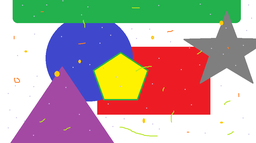
#> input picture ImageSegmentation/SampleImage.png, 256 x 143 px, shrunk from 932 x 520 before the run, found by its file name
$ python ToMATo_image_segmentation.py
#> lines starting #> are read from the running program, lines starting #| are printed output that depends on the picture
# Application of the ToMATo algorithm for image segmentation

import numpy as np
import matplotlib.pyplot as plt

# Image segmentation

img_rgb = plt.imread('SampleImage.png')
#> img_rgb is the input picture: shape (143, 256, 4) float32; mean R, G, B, A 0.709, 0.64, 0.635, 1

# Reducing the resolution
gap = 4
img_rgb_new = np.asarray([[[255*x for x in list(img_rgb[i,j,:])] for j in range(0,img_rgb.shape[1],gap)] for i in range(0,img_rgb.shape[0],gap)]).astype('uint8')
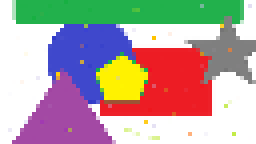
#> img_rgb_new: shape (36, 64, 4) (shown 4 times larger); mean R, G, B, A 180.1, 163.5, 161.7, 255

plt.title('RGB image')
plt.imshow(img_rgb)
plt.show()

plt.title('RGB image new')
plt.imshow(img_rgb_new)
plt.show()

# Converting to LUV
import cv2

img_luv = cv2.cvtColor(img_rgb_new, cv2.COLOR_RGB2Luv)
#> img_luv: shape (36, 64, 3); mean of channels 0, 1, 2 182.7, 108.6, 137.9
plt.title('LUV image')
plt.imshow(img_luv)
plt.show()

l, u, v = [], [], []
for i in range(0,img_luv.shape[0]):
    for j in np.arange(0,img_luv.shape[1]):
        l.append(img_luv[i,j,0])
        u.append(img_luv[i,j,1])
        v.append(img_luv[i,j,2])
#> after the loop, l = 2304 values, max 255 at index 0, min 85 at index 1622, mean 182.7; u = 2304 values, max 216 at index 1380, min 54 at index 993, mean 108.6; v = 2304 values, max 237 at index 1369, min 30 at index 725, mean 137.9

# Data

pts = np.vstack((l,u,v)).T
#> pts = 2304 rows, first 8: [255, 96, 136], [255, 96, 136], [255, 96, 136], [218, 77, 158], [162, 57, 194], [162, 57, 194], [162, 57, 194], [162, 57, 194]


# Finding the best parameters for density estimation

from sklearn.neighbors import KernelDensity
from sklearn.model_selection import GridSearchCV

bdws = np.linspace(0.1, 1, 10)
grid = GridSearchCV(KernelDensity(kernel='gaussian'), {'bandwidth': bdws}, cv=10)
grid.fit(pts)
bw = grid.best_params_['bandwidth']
kde = grid.best_estimator_

vec = np.exp(kde.score_samples(pts))
#> vec = 2304 values, max 0.0213 at index 0, min 2.76e-05 at index 114, mean 0.0106

# Estimated density function
plt.fill_between(np.arange(len(pts)), vec, alpha=0.5)
plt.show()
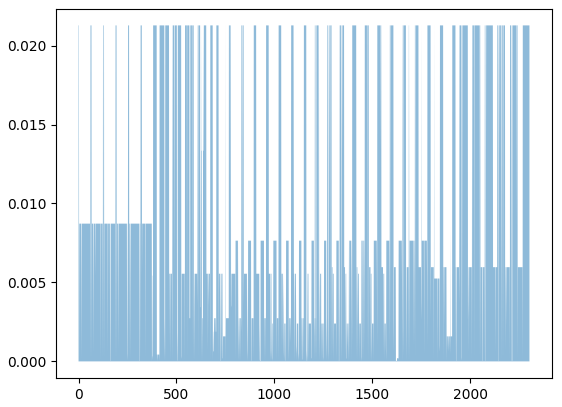
#> figure drawn by matplotlib, 1 panel


# Finding the best value for the radius parameter in the Rips graph

from sklearn.neighbors import KDTree

kdt = KDTree(pts, metric='euclidean')

rads = np.linspace(0, 100, 20)
# Average number of neighbors depending on the radius
cnbs = [np.mean([kdt.query_radius([pts[i]], rads[j], return_distance=False)[0].shape[0] for i in np.arange(pts.shape[0])]) for j in range(len(rads))]
plt.plot(rads, cnbs)
plt.title("Average number of neighbors vs. the radius")
plt.xlabel("Radius")
plt.ylabel("Average number of neighbors")
plt.show()
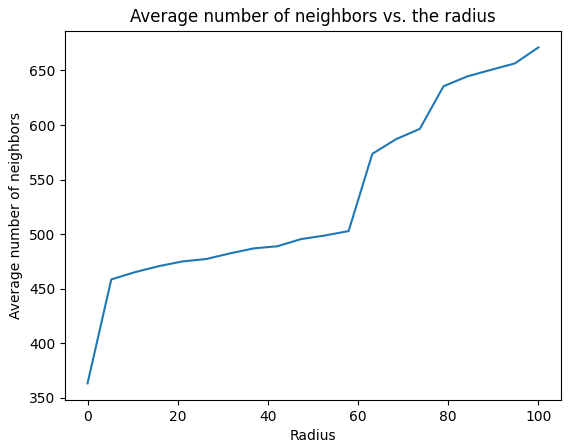
#> figure drawn by matplotlib, 1 panel; curve peaks at x = 100, y = 671.2

# Using the elbow method we use the value 0.6 as the best one
rad = 58


# Optimizing

# Sorted values of estimated density values and their indexes
ids = [i for (e,i) in sorted([(e,i) for i,e in enumerate(vec)])]
#> ids = 2304 values, max 2303 at index 2303, min 0 at index 1547, mean 1151.5
vecs = {i:e for (e,i) in sorted([(e,i) for i,e in enumerate(vec)])}
#> vecs = 2304 items

m = len(vec)
#> m = 2304
groups = {}           # Groups of points
ptso = []   # Points of the optimized set
veco = []   # Vec values of the optimized set
pts_idx = {}          # Point indexes
markedp = m*[False]   # Marked points
#> markedp = 2304 items, first 6: False, False, False, False, False, False

for i in reversed(range(m)):
    ix = ids[i]
    if markedp[ix] == False:
        markedp[ix] = True
        nbs = kdt.query_radius([pts[ix]], rad/20, return_distance = False)[0]
        for j in nbs:
            markedp[j] = True
        groups[ix] = [j for j in nbs]
        ptso.append(pts[ix])
        pts_idx[len(veco)] = ix
        veco.append(vecs[ix])
#> this loop made 2304 passes
#> (ix, nbs) on passes 2134, 2147, 2148, 2158, 2159, 2161, 2162, 2164, 2166, 2168, 2170, 2171: (1633, [1628, 1627, 1629, 1630, 1631, 1632, 1633, 1634]), (316, [60, 124, 188, 252, 316]), (259, [67, 259, 195, 131, 3]), (801, [1075, 1266, 1332, 801]), (2243, [1944, 1990, 1750, 2243, 2180, 1867, 1994, 2128]), (1420, [1556, 1420, 1362, 1168, 2184, 1424, 1610]), (264, [264, 16, 150, 76]), (1562, [1374, 1369, 1562, 1570]), (1144, [503, 894, 1144, 752]), (1021, [506, 1211, 1021]), (1058, [992, 1058, 1188, 1252, 1113, 1114, 1379, 1498]), (1214, [440, 1214, 1211, 1206, 504])
#> ix on passes 1 to 6: 2303, 2302, 2301, 2300, 2299, 2298
#> after the loop, groups = 128 items; markedp = 2304 items, first 6: True, True, True, True, True, True; pts_idx = 128 items; ptso = 128 items, first 6: [255, 96, 136], [162, 57, 194], [129, 207, 167], [117, 126, 84], [96, 90, 39], [135, 96, 136]; veco = 128 values, max 0.0213 at index 0, min 2.76e-05 at index 93, mean 0.000483

# Sorted values of optimized estimated density values and their indexes
ids = [i for (e,i) in sorted([(e,i) for i,e in enumerate(veco)])]
#> ids = 128 values, max 127 at index 34, min 0 at index 127, mean 63.5
vecs = {i:e for (e,i) in sorted([(e,i) for i,e in enumerate(veco)])}
#> vecs = 128 items


# Disjoint set structure

n = len(veco)
#> n = 128
uf = {}
births = {}
deaths = {}

# [47 lines left out: function FindClusters, not called in this run]

# Running UnionFind with tau=np.inf will give us persistence classes
#> (the run stopped early here; a loop or call above may not have finished)

$ run again, with ImageSegmentation/1_RGB_image.png copied over ImageSegmentation/SampleImage.png
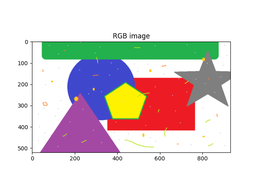
#> input picture ImageSegmentation/1_RGB_image.png, 256 x 192 px, shrunk from 640 x 480 before the run, found by its file name
#> img_rgb is the input picture: shape (192, 256, 4) float32; mean R, G, B, A 0.861, 0.829, 0.827, 1
#> img_luv: shape (48, 64, 3); mean of channels 0, 1, 2 220, 102.1, 136.3
#> after the loop `for i in range(0,img_luv.shape[0]):`: l = 3072 values, max 255 at index 0, min 85 at index 1120, mean 220; u = 3072 values, max 218 at index 1949, min 55 at index 1507, mean 102.1; v = 3072 values, max 237 at index 1572, min 32 at index 981, mean 136.3
#> vec = 3072 values, max 0.0424 at index 0, min 2.07e-05 at index 980, mean 0.0288
#> `plt.show()`:
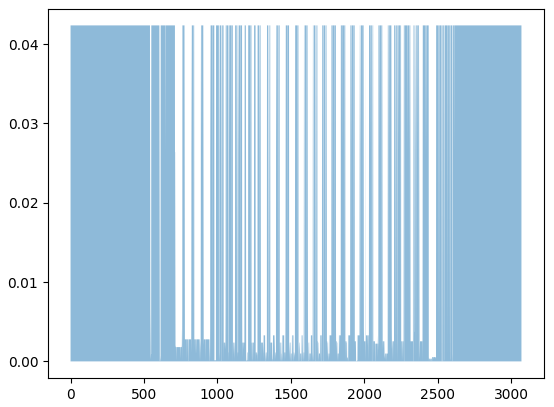
#> figure drawn by matplotlib, 1 panel
#> `plt.show()`:
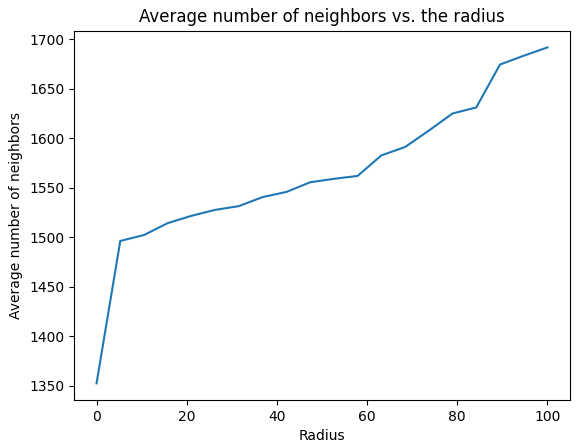
#> figure drawn by matplotlib, 1 panel; curve peaks at x = 100, y = 1691.7
#> `ids = [i for (e,i) in sorted([(e,i) for i,e in enumerate(vec)])]`: ids = 3072 values, max 3071 at index 3071, min 0 at index 1051, mean 1535.5
#> `vecs = {i:e for (e,i) in sorted([(e,i) for i,e in enumerate(vec)])}`: vecs = 3072 items
#> m = 3072
#> `markedp = m*[False]`: markedp = 3072 items, first 6: False, False, False, False, False, False
#> the loop `for i in reversed(range(m)):` made 3072 passes
#> (ix, nbs) on passes 2918, 2925, 2936, 2939, 2943, 2944, 2945: (1592, [1077, 1197, 1198, 1200, 1199, 1207, 1208, 1209, 1592]), (1954, [1951, 1950, 1952, 1953, 1949, 1954]), (1583, [2020, 2029, 2089, 1378, 1326, 1519, 1573, 1583]), (2568, [612, 1352, 2376, 2568]), (2075, [2011, 2020, 2029, 2075, 1831, 2089, 1519]), (881, [716, 881, 793, 751, 856]), (1655, [610, 1201, 1206, 1399, 1526, 1329, 1655])
#> after the loop `for i in reversed(range(m)):`: groups = 114 items; markedp = 3072 items, first 6: True, True, True, True, True, True; pts_idx = 114 items; ptso = 114 items, first 6: [255, 96, 136], [129, 207, 167], [162, 57, 194], [117, 126, 84], [96, 90, 39], [135, 96, 136]; veco = 114 values, max 0.0424 at index 0, min 2.07e-05 at index 91, mean 0.00054
#> `ids = [i for (e,i) in sorted([(e,i) for i,e in enumerate(veco)])]`: ids = 114 values, max 113 at index 22, min 0 at index 113, mean 56.5
#> `vecs = {i:e for (e,i) in sorted([(e,i) for i,e in enumerate(veco)])}`: vecs = 114 items
#> n = 114
